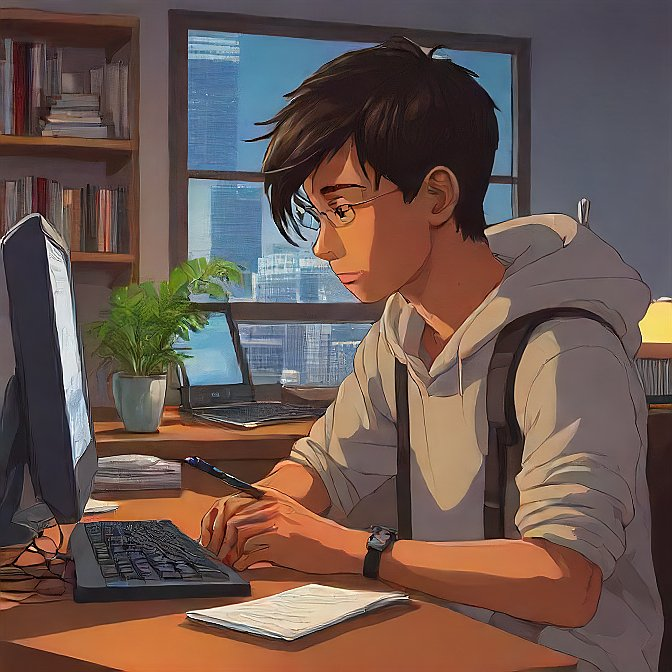
#> input picture image.jpg, 672 x 672 px, found by its file name
$ python pixelmanipulation.py
#> lines starting #> are read from the running program, lines starting #| are printed output that depends on the picture
from PIL import Image

def encrypt_image(input_path, output_path, key):
    img = Image.open(input_path)
#> img is the input picture: PIL image 672x672 RGB; mean R, G, B 106.1, 86.2, 79.3
    pixels = img.load()
    width, height = img.size
#> width = 672; height = 672

    for i in range(width):
        for j in range(height):
            r, g, b = pixels[i, j]

            #swapping red and blue channels
            encrypted_pixel = (b, g, r)

            pixels[i, j] = encrypted_pixel

    img.save(output_path)
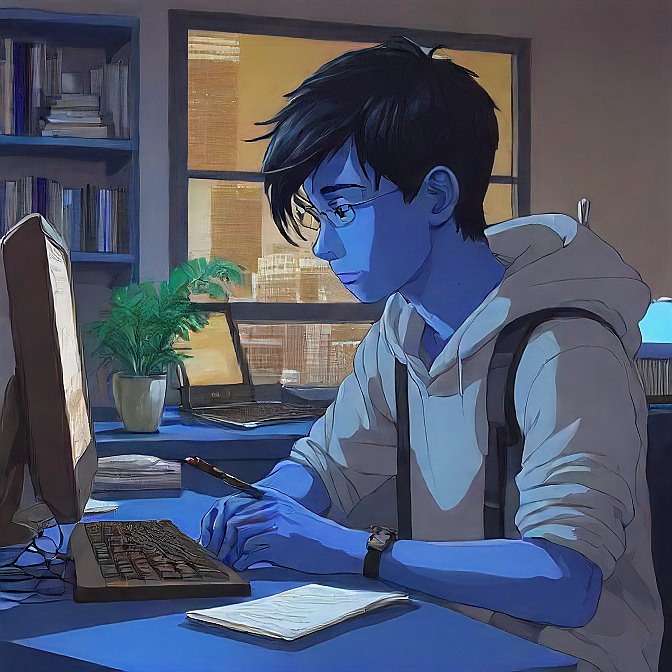
#> saved as eimg.jpg: PIL image 672x672 RGB; mean R, G, B 79.3, 86.2, 106.1
    print("image encrypted succesfully")

def decrypt_image(input_path, output_path, key):
    img = Image.open(input_path)
    pixels = img.load()
    width, height = img.size
#> width = 672; height = 672

    for i in range(width):
        for j in range(height):
            r, g, b = pixels[i, j]

            #swapping red and blue channels back
            decrypted_pixel = (b, g, r)

            pixels[i, j] = decrypted_pixel

    img.save(output_path)
    print("image decrypted succesfully")

#exmaple usage
input_image = r"C:\Users\Dell\OneDrive\Desktop\task02\image.jpg"
encrypted_image = r"C:\Users\Dell\OneDrive\Desktop\task02\eimg.jpg"
decrypted_image = r"C:\Users\Dell\OneDrive\Desktop\task02\dimg.jpeg"

#encrypt the image
encrypt_image(input_image, encrypted_image, key=None)

#decrypt the image
decrypt_image(encrypted_image, decrypted_image, key=None)
